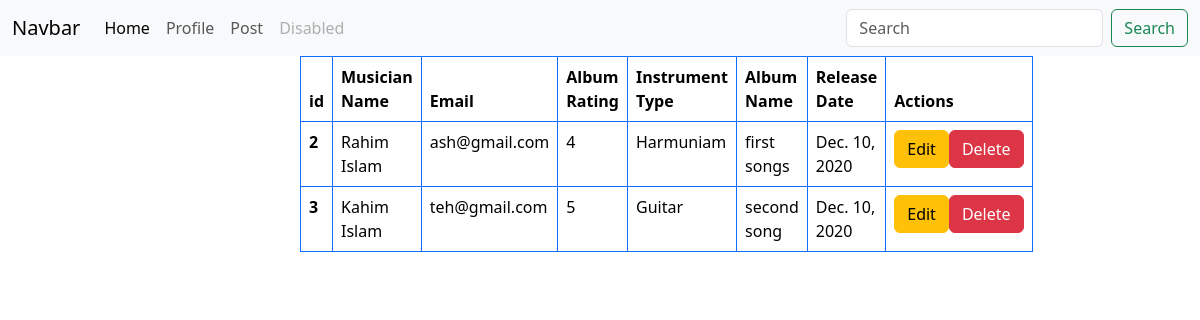
The page / on the database its author committed.
### album/models.py (models this page shows, shortened)
class albums(models.Model):
    Album_name = models.CharField(max_length=100)
    author = models.ForeignKey(musicians, on_delete=models.CASCADE)
    albums_release_date = models.DateField()
    album_rating = models.CharField(max_length = 5, choices=lists)

### musician/models.py (models this page shows, shortened)
class musicians(models.Model):
    First_name = models.CharField( max_length=50)
    Last_name = models.CharField( max_length=50)
    email = models.EmailField()
    phone_number = models.IntegerField()
    Instrument_type = models.CharField(max_length=50)

### Musicians_Directory/views.py (the view)
# urls.py: 2. Add a URL to urlpatterns:  path('', views.home, name='home')
def home(request):
    data = albums.objects.all()
    return render(request,'home.html', {'data':data})

### templates/home.html
{% extends "base.html" %}
{% block content %}
<div style="width:50% ; margin : auto">
    <table class="table table-bordered border-primary">
        <thead>
          <tr>
            <th scope="col">id</th>
            <th scope="col">Musician Name</th>
            <th scope="col">Email</th>
            <th scope="col">Album Rating</th>
            <th scope="col">Instrument Type</th>
            <th scope="col">Album Name</th>
            <th scope="col">Release Date</th>
            <th scope="col">Actions</th>
          </tr>
        </thead>
        {% for profile in data %}
        <tbody>
          <tr>
            <th scope="row">{{profile.id}}</th>
            <td>{{profile.author.First_name}} {{profile.author.Last_name}}</td>
            <td>{{profile.author.email}}</td>
            <td>{{profile.album_rating}}</td>
            <td>{{profile.author.Instrument_type}}</td>
            <td>{{profile.Album_name}}</td>
            <td>{{profile.albums_release_date}}</td>
            <td>
                <div class="d-flex">
                    <a href="{% url 'edit' profile.id %}" class="btn btn-warning">Edit</a>
                    <a href="{% url 'delete' profile.id %}" class="btn btn-danger">Delete</a>
                </div>
            </td>
          </tr>
        </tbody>
        {% endfor %}
      </table>
</div>
{% endblock  %}

### templates/base.html (shortened to what this page needs)
<!DOCTYPE html>
<html lang="en">
<head>
    <link href="https://cdn.jsdelivr.net/npm/bootstrap@5.3.2/dist/css/bootstrap.min.css" rel="stylesheet">
</head>
<body>
    <nav class="navbar navbar-expand-lg bg-body-tertiary">
        <div class="container-fluid">
          <a class="navbar-brand" href="#">Navbar</a>
          <div class="collapse navbar-collapse" id="navbarSupportedContent">
            <ul class="navbar-nav me-auto mb-2 mb-lg-0">
              <li class="nav-item">
                <a class="nav-link active" aria-current="page" href="{% url 'home' %}">Home</a>
              </li>
              <li class="nav-item">
                <a class="nav-link" href="{% url 'profile' %}">Profile</a>
              </li>
              <li class="nav-item">
                <a class="nav-link" href="{% url 'post' %}">Post</a>
              </li>
              <li class="nav-item">
                <a class="nav-link disabled" aria-disabled="true">Disabled</a>
              </li>
            </ul>
            <form class="d-flex" role="search">
              <input class="form-control me-2" type="search" placeholder="Search" aria-label="Search">
              <button class="btn btn-outline-success" type="submit">Search</button>
            </form>
          </div>
        </div>
      </nav>
      {% block content %}{% endblock  %}
</body>
</html>

### rows shown on the page
albums: id "2", author.First_name "Rahim", author.Last_name "Islam", author.email "ash@gmail.com", album_rating "4", author.Instrument_type "Harmuniam", Album_name "first songs", albums_release_date "Dec. 10, 2020"
albums: id "3", author.First_name "Kahim", author.Last_name "Islam", author.email "teh@gmail.com", album_rating "5", author.Instrument_type "Guitar", Album_name "second song", albums_release_date "Dec. 10, 2020"
